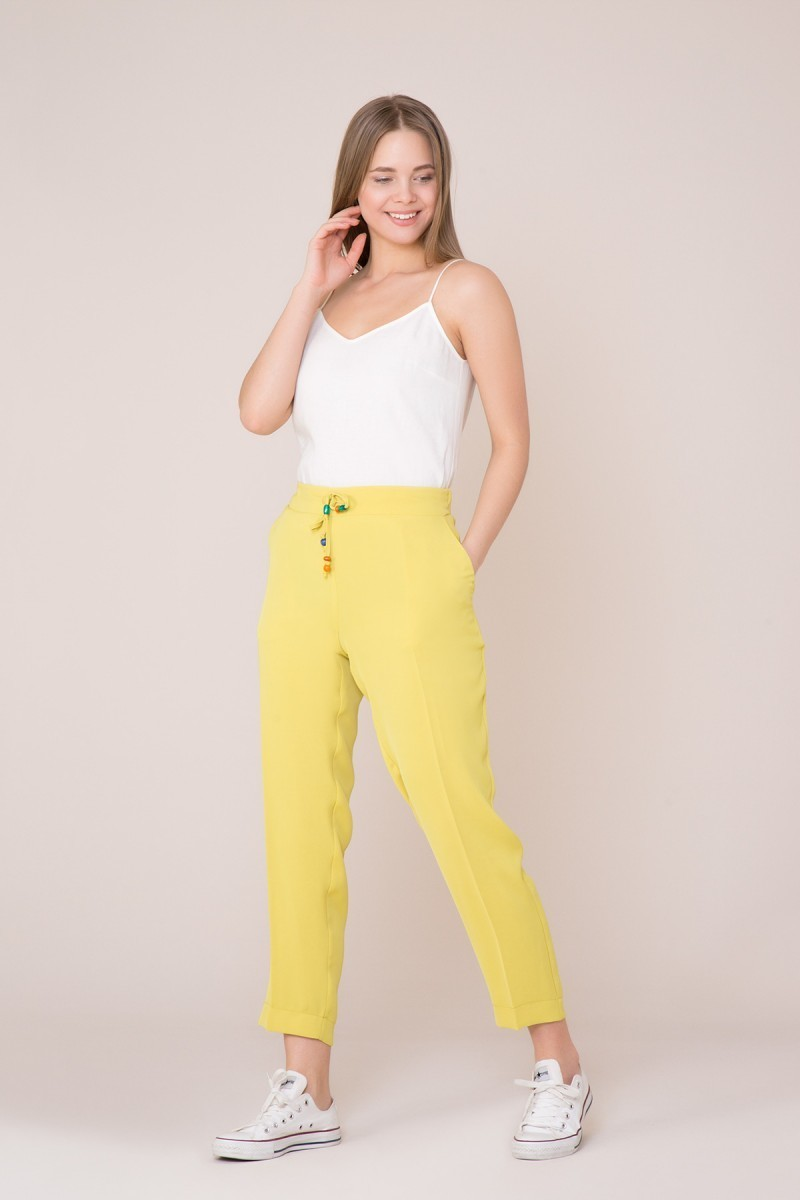
#> input picture Filtering/yellowDetailed.jpg, 800 x 1200 px
$ python YellowFilter.py
#> lines starting #> are read from the running program, lines starting #| are printed output that depends on the picture; after the words box and inside, x2 and y2 are one past the last pixel; in counts of white or black regions, pixels touching at a corner belong together
import cv2
import numpy as np

yellow=cv2.imread("yellowDetailed.jpg")
#> yellow is the input picture: shape (1200, 800, 3); mean B, G, R 193.4, 208.2, 223.3
hsv=cv2.cvtColor(yellow,cv2.COLOR_BGR2HSV)
#> hsv: shape (1200, 800, 3); mean H, S, V 14.4, 34.2, 223.3

white_low=np.array([5,100,100])
white_high=np.array([25,255,255])
mask=cv2.inRange(hsv,white_low,white_high)
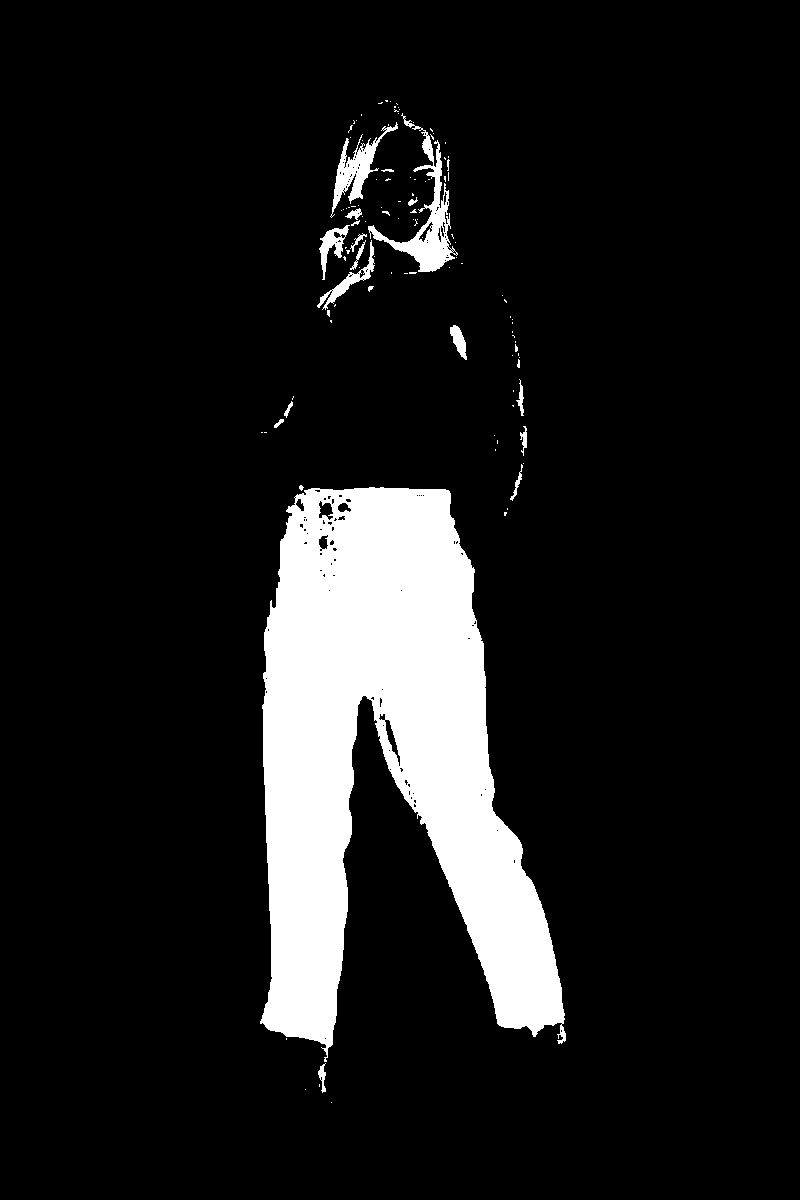
#> mask: shape (1200, 800); 10.8% white; 115 white regions (94 under 20 px), largest, box (x1, y1, x2, y2) and area: (260, 487, 566, 1062) 96251, (368, 113, 458, 272) 2970, (330, 122, 398, 218) 1622
filtered=cv2.bitwise_and(yellow,yellow,mask=mask)
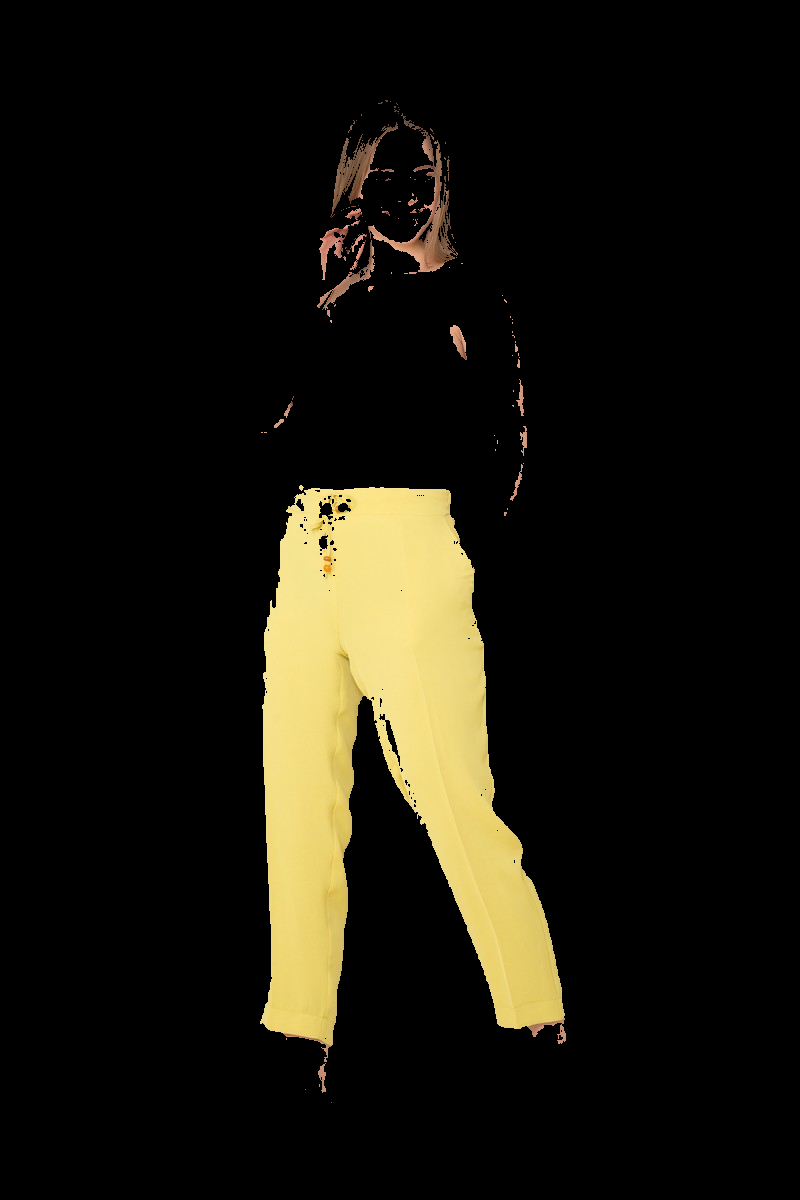
#> filtered: shape (1200, 800, 3); mean B, G, R 13.1, 22.5, 25.1

cv2.imshow("mask",mask)
cv2.imshow("Original",yellow)
cv2.imshow("filtered",filtered)

cv2.waitKey(0)
cv2.destroyAllWindows()

$ run again, with Filtering/redDetailed.jpg copied over Filtering/yellowDetailed.jpg
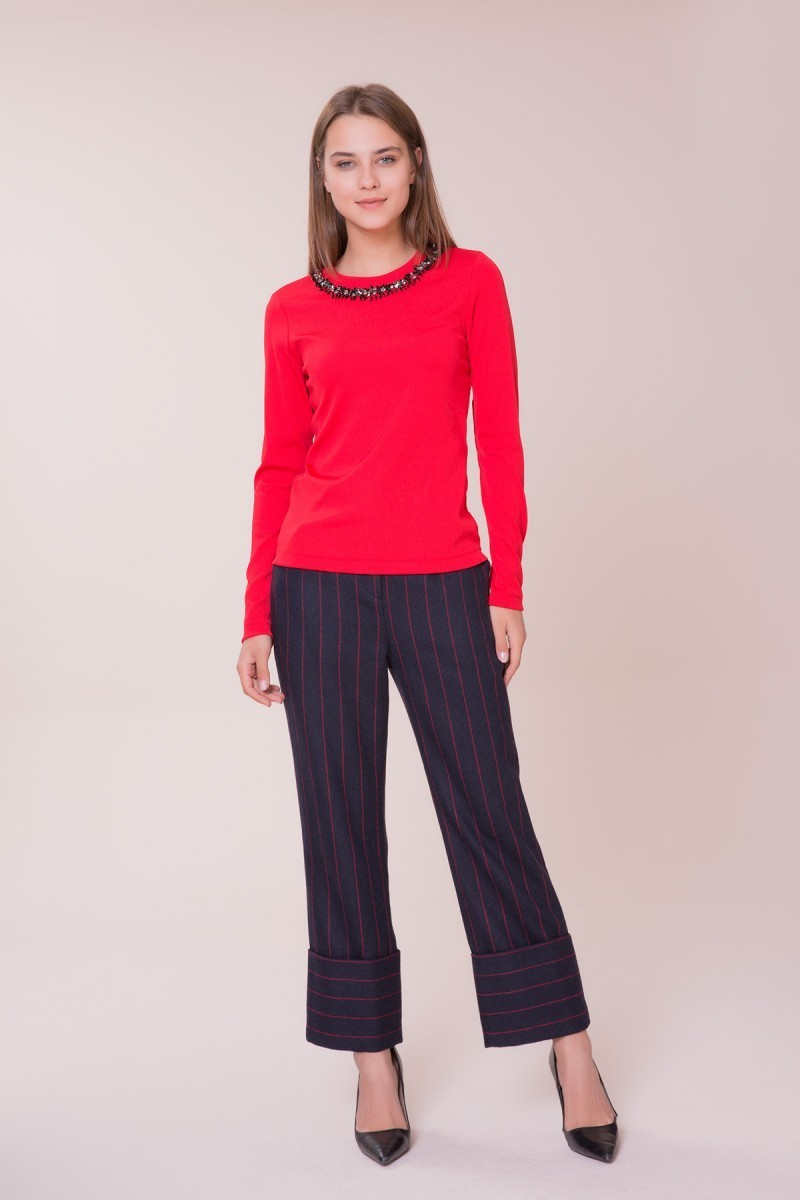
#> input picture Filtering/redDetailed.jpg, 800 x 1200 px
#> yellow is the input picture: shape (1200, 800, 3); mean B, G, R 174.9, 170.4, 204.8
#> hsv: shape (1200, 800, 3); mean H, S, V 54.6, 46.8, 205.4
#> `mask=cv2.inRange(hsv,white_low,white_high)`:
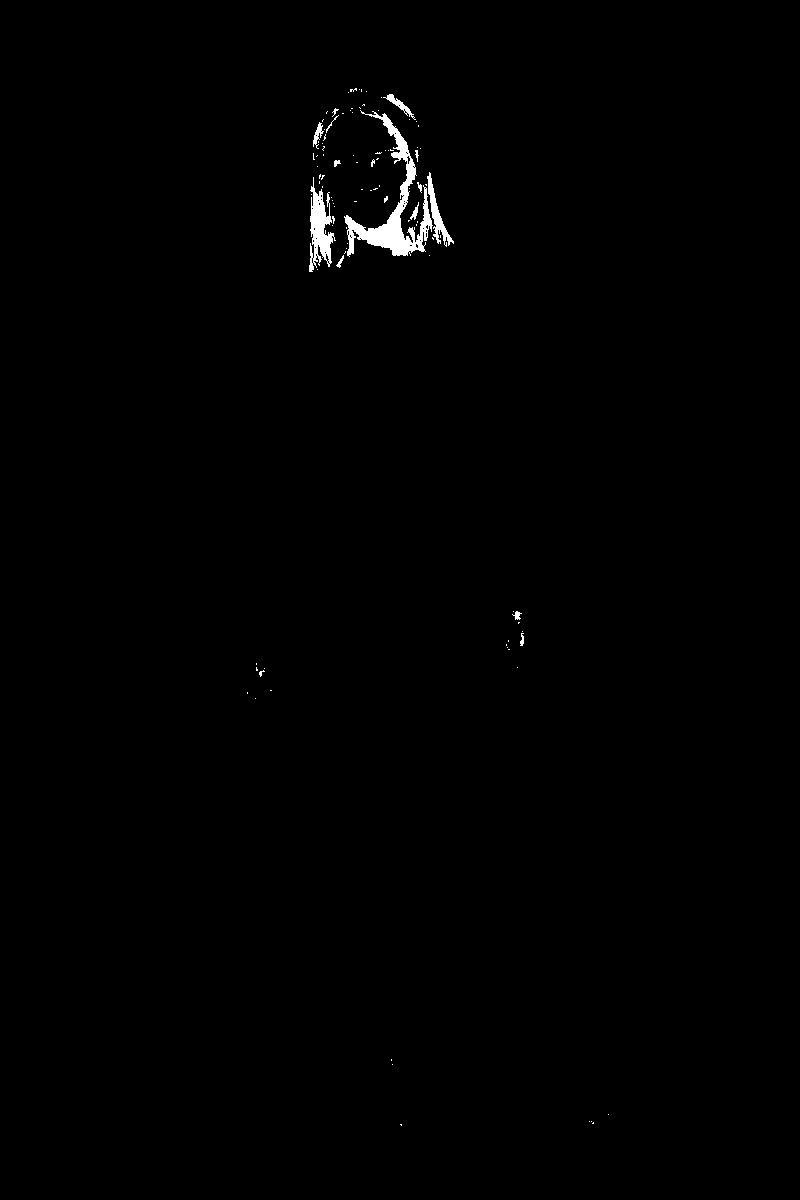
#> mask: shape (1200, 800); 0.59% white; 103 white regions (89 under 20 px), largest, box (x1, y1, x2, y2) and area: (344, 110, 433, 257) 2992, (309, 177, 336, 272) 1220, (427, 172, 454, 247) 529
